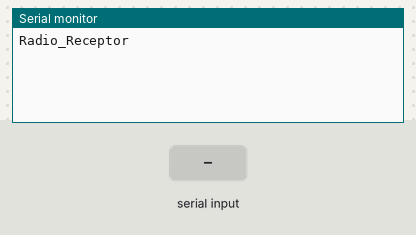
Bench run of a sketch on a simulated ESP32. Parts: the last lines printed to the serial monitor. The test bench sets the inputs (shaded band).

Above: at 2.2 s.
2.3 s: "90 45;" received over the second serial link
At 3.5 s:
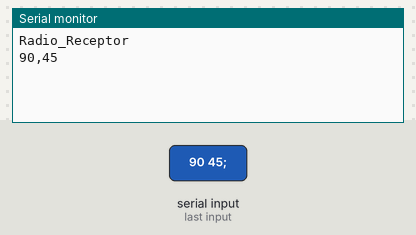
3.8 s: "30 150;" received over the second serial link
At 4.9 s:
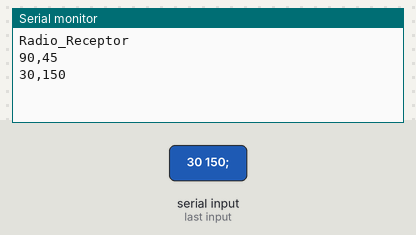

The sketch:

Receptor.ino
```cpp
#include <HardwareSerial.h>
HardwareSerial RxSerial(1);

void setup() {
  Serial.begin(115200);
  //Configuração do rádio transmissor
  RxSerial.begin(2400,SERIAL_8N1,16,17); //(Baud Rate,Protocol,Rx_Pin,Tx_Pin)
  Serial.println("Radio_Receptor");
  delay(1000);
}

void loop() {
  //Variável que recebe a mensagem completa
  String receive;
  /* Variável que recebe a primeira parte da mensagem,
  até o ' ' que demarca a separação */
  String result1;
  /* Variável que recebe a segunda parte da mensagem,
  do ' ' até o fim demarcado por ';' */
  String result2;
  //Variáveis para a troca de String para inteiro
  int iresult1;
  int iresult2;
  while(RxSerial.available()){
    //Leitura da mensagem recebida
    receive = RxSerial.readStringUntil(';');
    //Separação da primeira metade
    result1 = receive.substring(0,receive.indexOf(' ')+1);
    //Separação da segunda metade
    result2 = receive.substring(receive.indexOf(' ')+1);

    //String para inteiro
    iresult1=result1.toInt() ;
    Serial.print(iresult1);
    /*Vírgula para separação no Excel,
    utilizado paa plotar gráfico*/
    Serial.print(',');
    iresult2=result2.toInt() ;
    Serial.println(iresult2);
  }
}
```

Measured:
- after the input at 2.3 s, the serial monitor: prints a new line at once (image 1)
- after the input at 3.8 s, the serial monitor: prints a new line at once (image 2)
